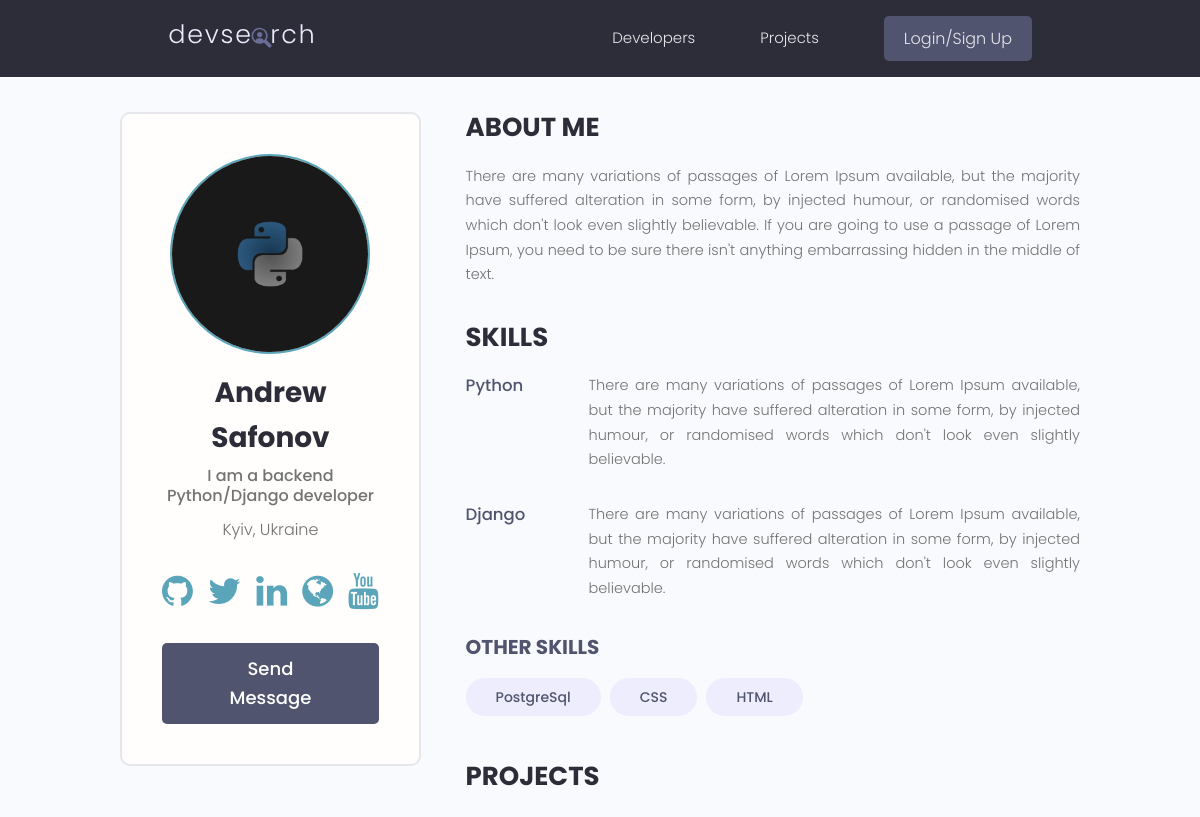
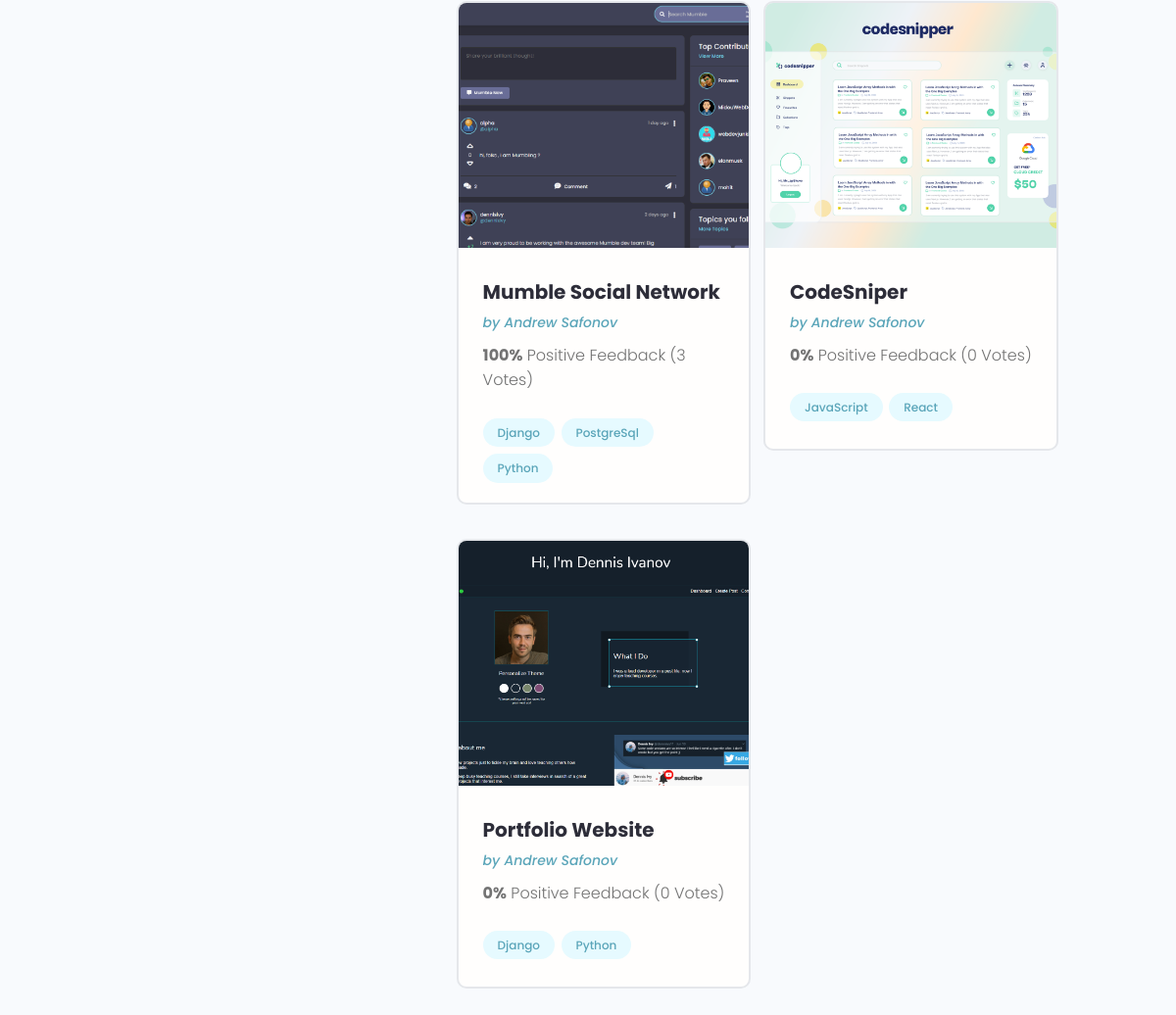
Screenshot of /profile/597c8443-07f3-4469-9f90-dc00481112f6/ with the database file from the repository (2 pictures, top to bottom).
### users/models.py (models this page shows, shortened)
class Profile(models.Model):
    user = models.OneToOneField(User, on_delete=models.CASCADE, null=True, blank=True)
    username = models.CharField(max_length=150, null=True, blank=True)
    first_name = models.CharField(max_length=150, null=True, blank=True)
    last_name = models.CharField(max_length=150, null=True, blank=True)
    email = models.EmailField(max_length=200, null=True, blank=True)
    location = models.CharField(max_length=150, null=True, blank=True)
    short_intro = models.CharField(max_length=250, null=True, blank=True)
    bio = models.TextField(null=True, blank=True)
    profile_image = models.ImageField(default='profiles/default_profile.png', upload_to='profiles/', null=True, blank=True)
    social_github = models.CharField(max_length=300, null=True, blank=True)
    social_twitter = models.CharField(max_length=300, null=True, blank=True)
    social_linkedin = models.CharField(max_length=300, null=True, blank=True)
    social_youtube = models.CharField(max_length=300, null=True, blank=True)
    social_website = models.CharField(max_length=300, null=True, blank=True)
    created = models.DateTimeField(auto_now_add=True)
    updated = models.DateTimeField(auto_now=True)
    id = models.UUIDField(default=uuid4, unique=True, editable=False, primary_key=True)
    class Meta:
        ordering = ['-created']

class Skill(models.Model):
    owner = models.ForeignKey(Profile, on_delete=models.CASCADE, null=True, blank=True)
    name = models.CharField(max_length=200, null=True, blank=True)
    description = models.TextField(null=True, blank=True)
    created = models.DateTimeField(auto_now_add=True)
    id = models.UUIDField(default=uuid4, unique=True, editable=False, primary_key=True)

### projects/models.py (models this page shows, shortened)
class Project(models.Model):
    owner = models.ForeignKey(Profile, on_delete=models.SET_NULL, null=True, blank=True)
    title = models.CharField(max_length=150, null=True, blank=True)
    description = models.TextField(null=True, blank=True)
    featured_image = models.ImageField(default='default.jpg', null=True, blank=True)
    source_link = models.CharField(max_length=200, null=True, blank=True)
    demo_link = models.CharField(max_length=200, null=True, blank=True)
    votes_ratio = models.IntegerField(default=0, null=True, blank=True)
    votes_total = models.IntegerField(default=0, null=True, blank=True)
    tags = models.ManyToManyField('Tag', blank=True)
    created = models.DateTimeField(auto_now_add=True)
    updated = models.DateTimeField(auto_now=True)
    id = models.UUIDField(default=uuid4, unique=True, editable=False, primary_key=True)
    class Meta:
        ordering = ['-votes_ratio', '-votes_total']

class Tag(models.Model):
    name = models.CharField(max_length=150, null=True, blank=True)
    created = models.DateTimeField(auto_now_add=True)
    id = models.UUIDField(default=uuid4, unique=True, editable=False, primary_key=True)

### users/views.py (the view)
# urls.py: path('profile/<str:pk>/', views.profile, name='profile'),
def profile(request, pk):
    profile = Profile.objects.get(id=pk)
    top_skills = profile.skill_set.exclude(description__exact='')
    other_skills = profile.skill_set.filter(description__exact='')
    context = {
        'profile': profile,
        'top_skills': top_skills,
        'other_skills': other_skills,
    }
    return render(request, 'users/profile.html', context)

### users/templates/users/profile.html
{% extends 'main.html' %}
{% block content %}
    <main class="profile my-md">
    <div class="container">
      <div class="layout">
        <div class="column column--1of3">
          <div class="card text-center">
            <div class="card__body dev">
              <img class="avatar avatar--xl" src="{{ profile.profile_image.url }}" />
              <h2 class="dev__name">{{ profile.first_name }} {{ profile.last_name }}</h2>
              <p class="dev__title">{{ profile.short_intro }}</p>
              <p class="dev__location">{{ profile.location }}</p>
              <ul class="dev__social">
                {% if profile.social_github %}
                <li>
                  <a title="Github" href="{{ profile.social_github }}" target="_blank"><i class="fa fa-github" style='font-size:36px'></i></a>
                </li>
              {% endif %}
              {% if profile.social_twitter %}
                <li>
                  <a title="Twitter" href="{{ profile.social_twitter }}" target="_blank"><i class="fa fa-twitter" style='font-size:36px'></i></a>
                </li>
              {% endif %}
              {% if profile.social_linkedin %}
                <li>
                  <a title="LinkedIn" href="{{ profile.social_linkedin }}" target="_blank"><i class="fa fa-linkedin" style='font-size:36px'></i></a>
                </li>
              {% endif %}
              {% if profile.social_website %}
                <li>
                    <a title="Personal Website" href="{{ profile.social_website }}" target="_blank"><i class="fa fa-globe" style='font-size:36px'></i></a>
                </li>
              {% endif %}
              {% if profile.social_youtube %}
                <li>
                  <a title="Youtube" href="{{ profile.social_youtube }}" target="_blank"><i class="fa fa-youtube" style='font-size:36px'></i></a>
                </li>
              {% endif %}
              </ul>
              <a href="{% url 'create_message' profile.id %}" class="btn btn--sub btn--lg">Send Message </a>
            </div>
          </div>
        </div>
        <div class="column column--2of3">
          <div class="devInfo">
            <h3 class="devInfo__title">About Me</h3>
            <p class="devInfo__about">
              {{ profile.bio }}
            </p>
          </div>
          <div class="devInfo">
            <h3 class="devInfo__title">Skills</h3>
            <div class="devInfo__skills">
            {% for skill in top_skills %}
              <div class="devSkill">
                <h4 class="devSkill__title">{{ skill.name }}</h4>
                <p class="devSkill__info">
                  {{ skill.description }}
                </p>
              </div>
            {% endfor %}
              <h3 class="devInfo__subtitle">Other Skills</h3>
              <div class="devInfo__otherSkills">
              {% for skill in other_skills %}
                <span class="tag tag--pill tag--sub tag--lg">
                  <small>{{ skill.name }}</small>
                </span>
              {% endfor %}
              </div>
            </div>
          </div>
          <div class="devInfo">
            <h3 class="devInfo__title">Projects</h3>
            <div class="grid grid--two">
            {% for project in profile.project_set.all %}
              <div class="column">
                <div class="card project">
                  <a href="{% url 'project' project.id %}" class="project">
                    <img class="project__thumbnail" src="{{ project.featured_image.url }}" alt="project thumbnail" />
                    <div class="card__body">
                      <h3 class="project__title">{{ project.title }}</h3>
                      <p><a class="project__author" href="profile.html">by {{ project.owner.first_name }} {{ project.owner.last_name }}</a></p>
                      <p class="project--rating">
                        <span style="font-weight: bold;">{{ project.votes_ratio }}%</span> Positive
                        Feedback ({{ project.votes_total }} Vote{{ project.votes_total|pluralize:'s' }})
                      </p>
                      <div class="project__tags">
                      {% for tag in project.tags.all %}
                        <span class="tag tag--pill tag--main">
                          <small>{{ tag.name }}</small>
                        </span>
                      {% endfor %}
                      </div>
                    </div>
                  </a>
                </div>
              </div>
            {% endfor %}
            </div>
          </div>
        </div>
      </div>
    </div>
  </main>
{% endblock %}

### templates/main.html (shortened to what this page needs)
<!DOCTYPE html>
{% load static %}
<html lang="en">
<head>
  <link rel="stylesheet" href="https://cdn.iconmonstr.com/1.3.0/css/iconmonstr-iconic-font.min.css" />
  <link rel="stylesheet" href="https://cdnjs.cloudflare.com/ajax/libs/font-awesome/4.7.0/css/font-awesome.min.css">
  <link rel="stylesheet" href="{% static 'uikit/styles/uikit.css' %}" />
  <link rel="stylesheet" href="{% static 'styles/app.css' %}" />
</head>
<body>
    {% include 'navbar.html' %}
    {% block content %}
    {% endblock %}
</body>
</html>

### templates/navbar.html (shortened to what this page needs)
{% load static %}
  <header class="header">
    <div class="container container--narrow">
      <a href="/" class="header__logo">
        <img src="{% static 'images/logo.svg' %}" alt="DevSearch Logo" />
      </a>
      <nav class="header__nav">
        <ul class="header__menu">
          <li class="header__menuItem"><a href="{% url 'profiles' %}">Developers</a></li>
          <li class="header__menuItem"><a href="{% url 'projects' %}">Projects</a></li>
        {% if request.user.is_authenticated %}
            <li class="header__menuItem"><a href="{% url 'inbox' %}">Inbox</a></li>
            <li class="header__menuItem"><a href="{% url 'account' %}">My Account</a></li>
            <li class="header__menuItem"><a href="{% url 'logout' %}" class="btn btn--sub">Logout</a></li>
        {% else %}
            <li class="header__menuItem"><a href="{% url 'login' %}" class="btn btn--sub">Login/Sign Up</a></li>
        {% endif %}
        </ul>
      </nav>
    </div>
  </header>

### static/styles/app.css (style rules this page uses)
:root { --color-sub: #2d2d39; }
.btn--sub { background-color: var(--color-sub-light); }
.card { border: 2px solid var(--color-light); }
img { width: 100%; }
.header { position: sticky; z-index: 111; background-color: var(--color-sub); padding: 1.5rem 0; }
.header > .container { display: flex; justify-content: space-between; align-items: center; }
.header__logo > img { height: 3.8rem; }
.header__nav > ul { display: inline-flex; align-items: center; list-style: none; gap: 6.5rem; }
.header__menuItem > a { color: var(--color-light); font-weight: 300; }
.profile .card > .dev { padding: 4rem; }
.dev__name { color: var(--color-sub); font-size: 2.8rem; font-weight: 700; margin-top: 1rem; margin-bottom: 0.5rem; }
.dev__title { font-size: 1.6rem; font-weight: 500; line-height: 1.3; }
.dev__location { margin-top: 1rem; }
.dev__social { margin: 3rem 0; list-style: none; display: flex; justify-content: center; gap: 1.5rem; }
.devInfo { margin-bottom: 3rem; }
.devInfo__title, .devInfo__subtitle { font-size: 2.6rem; color: var(--color-sub); text-transform: uppercase; font-weight: 700; margin-bottom: 1.5rem; }
.devInfo__subtitle { font-size: 2rem; color: var(--color-sub-light); }
.devInfo__about, .devSkill__info { font-size: 1.45rem; line-height: 1.7; text-align: justify; }
.devSkill { margin-bottom: 3rem; }
.devSkill__title { font-size: 1.65rem; font-weight: 500; color: var(--color-sub-light); }
@media screen and (min-width: 700px) { .devSkill { display: flex; justify-content: space-between; gap: 3rem; } }
@media screen and (min-width: 700px) { .devSkill__info { flex-basis: 80%; } }
.project__author { font-size: 1.4rem; font-style: italic; }
.project--rating { margin-bottom: 1.6em; margin-top: .5em; }
.project__thumbnail { height: 25rem; object-fit: cover; object-position: top center; }
.project__title { font-size: 2rem; font-weight: 700; color: var(--color-sub); }

### static/uikit/styles/modules/_variables.css (style rules this page uses)
:root { --color-main: #5aa5b9; --color-main-light: #e6faff; --color-sub: #3f4156; --color-sub-light: #51546e; --color-sub-lighter: #ededfd; --color-text: #737373; --color-gray: #8b8b8b; --color-light: #e5e7eb; --color-light-gray: #767676; --color-bg: #f8fafd; --color-white: #fffefd; --color-white-light: #f3f3f3; --color-success: #359e64; --color-success-bg: #def8e8; --color-error: #fc4b0b; --color-error-bg: #fff2ee; --font-base: 'Poppins', arial, helvetica, 'Segoe UI', roboto, ubuntu, sans-serif; --font-monospace: 'Fira Code', 'Courier New', courier, monospace; --font-regular: 300; --font-medium: 500; --font-bold: 700; --generic-shadow: 1px 1px 5px #00000010; --generic-transition: all 0.3s ease-in-out; }

### static/uikit/styles/modules/_base.css (style rules this page uses)
* { margin: 0; padding: 0; box-sizing: border-box; text-rendering: optimizeLegibility; color: inherit; font-size: inherit; }
html { font-size: 50%; }
@media only screen and (min-width: 480px) { html { font-size: 56.25%; } }
@media only screen and (min-width: 1200px) { html { font-size: 62.5%; } }
body { line-height: 1.6; font-weight: 400; font-size: 1.5rem; color: var(--color-text); background-color: var(--color-bg); min-height: 100vh; }

### static/uikit/styles/modules/_typography.css (style rules this page uses)
* { font-family: var(--font-base); }
h2 { font-size: 3.6rem; font-weight: var(--font-bold); }
h3 { font-size: 3.2rem; font-weight: var(--font-medium); }
h4 { font-size: 2.8rem; font-weight: var(--font-medium); }
p, span, strong { font-size: 1.6rem; color: var(--color-text); font-weight: var(--font-regular); }
a { padding-bottom: 2px; text-decoration: none; display: inline-block; color: var(--color-main); font-weight: var(--font-medium); }

### static/uikit/styles/modules/_utilities.css (style rules this page uses)
.container { width: 92%; max-width: 165rem; margin: 0 auto; box-sizing: border-box; }
.container--narrow { width: 92%; max-width: 120rem; }
@media screen and (min-width: 1000px) { .container { width: 90%; } }
@media screen and (min-width: 1000px) { .container--narrow { width: 85%; } }
@media screen and (min-width: 1200px) { .container { width: 80%; } }
@media screen and (min-width: 1200px) { .container--narrow { width: 72%; } }
.text-center { text-align: center; }
.my-md { margin: 3rem auto; }

### static/uikit/styles/modules/_avatar.css (style rules this page uses)
.avatar { border-radius: 50%; border: 2px solid var(--color-main); object-fit: cover; }
.avatar--xl { height: 20rem; width: 20rem; }

### static/uikit/styles/modules/_card.css (style rules this page uses)
.card { border-radius: 1rem; background-color: var(--color-white); border: 1.5px solid var(--color-light); width: auto; height: auto; margin-top: 0.5rem; margin-bottom: 0.5rem; overflow: hidden; }
.card__body, .card__header { padding: 2rem 2.5rem; }

### rows the page displays
Profile: profile_image (picture), first_name "Andrew", last_name "Safonov", short_intro "I am a backend Python/Django developer", location "Kyiv, Ukraine", bio "There are many variations of passages of Lorem Ipsum available, but the majority have suffered alteration in some form, by injected humour, or randomised words which don't look even slightly believable. If you are going to use a passage of Lorem Ipsum, you need to be sure there isn't anything embarrassing hidden in the middle of text."
Skill: name "Python", description "There are many variations of passages of Lorem Ipsum available, but the majority have suffered alteration in some form, by injected humour, or randomised words which don't look even slightly believable."
Skill: name "Django", description "There are many variations of passages of Lorem Ipsum available, but the majority have suffered alteration in some form, by injected humour, or randomised words which don't look even slightly believable."
Skill: name "PostgreSql"
Skill: name "CSS"
Skill: name "HTML"
Project: featured_image (picture), title "Mumble Social Network", owner.first_name "Andrew", owner.last_name "Safonov", votes_ratio "100", votes_total "3"
Tag: name "Django"
Tag: name "PostgreSql"
Tag: name "Python"
Project: featured_image (picture), title "CodeSniper", owner.first_name "Andrew", owner.last_name "Safonov", votes_ratio "0", votes_total "0"
Tag: name "JavaScript"
Tag: name "React"
Project: featured_image (picture), title "Portfolio Website", owner.first_name "Andrew", owner.last_name "Safonov", votes_ratio "0", votes_total "0"
